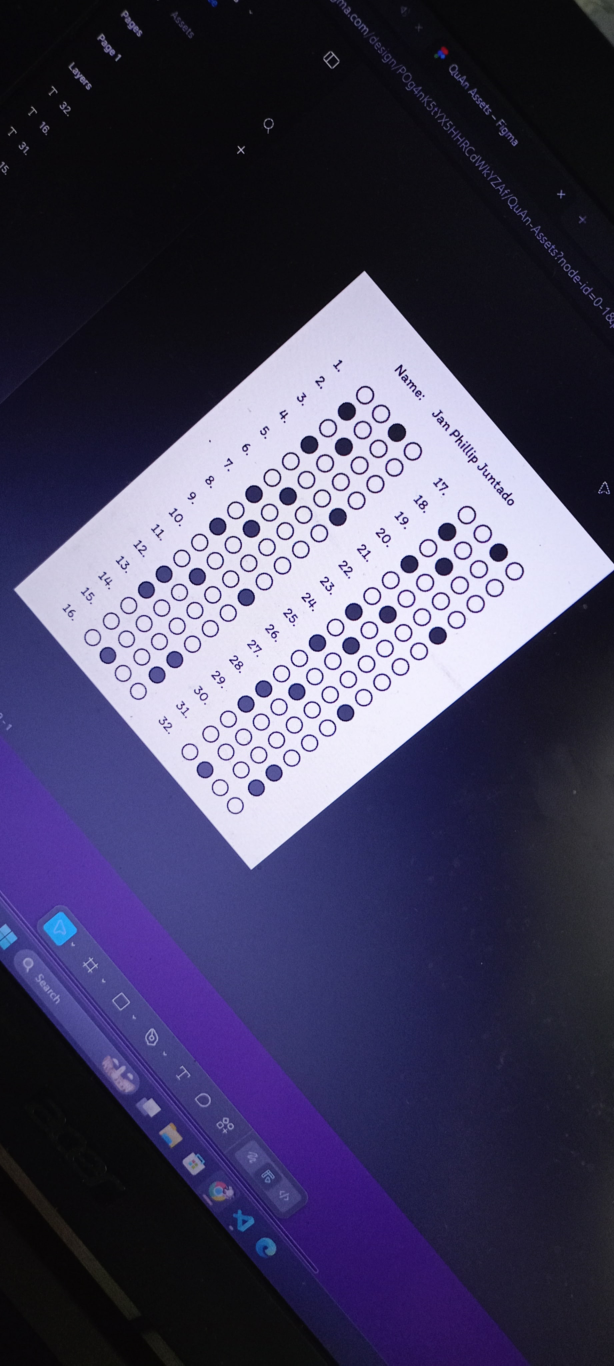
#> input picture images/photo_tilted.jpg, 1842 x 4096 px (shown at 1/3 size)
$ python obb_detection.py
#> lines starting #> are read from the running program, lines starting #| are printed output that depends on the picture; after the words box and inside, x2 and y2 are one past the last pixel; in counts of white or black regions, pixels touching at a corner belong together
import cv2 as cv
import numpy as np
#get the scanned copy of an image
original_image = cv.imread("./images/photo_tilted.jpg")
#> original_image is the input picture: shape (4096, 1842, 3); mean B, G, R 93.2, 65.6, 69
if original_image.shape[0] > 900:
        #resize the image
        original_image = cv.resize(original_image,(int(original_image.shape[1]/2),int(original_image.shape[0]/2)))
#> original_image: shape (2048, 921, 3)
#show the image until a key is pressed
threshold = 130

#image to black and white
gray = cv.cvtColor(original_image,cv.COLOR_BGR2GRAY)
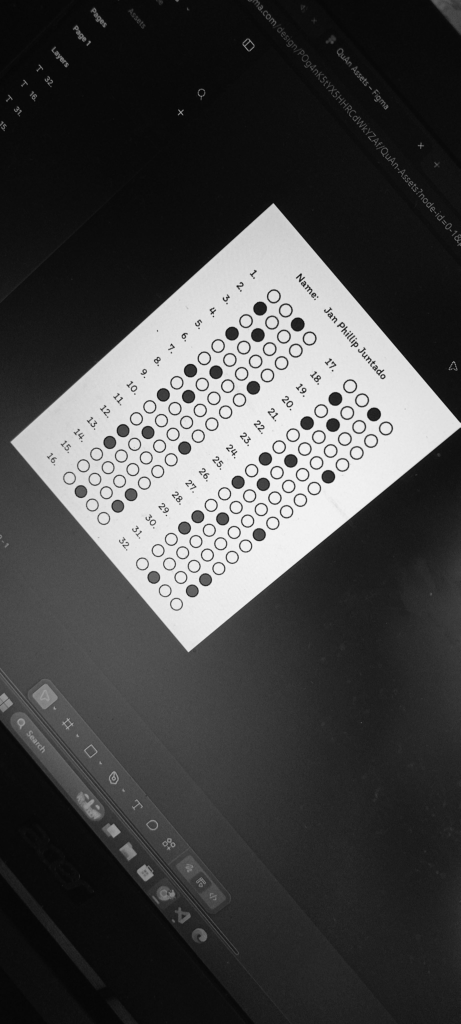
#> gray: shape (2048, 921) (shown at 1/2 size); min 4, max 246, mean 69.8
#create a threshed image
ret, threshed = cv.threshold(gray,threshold%255,255,cv.THRESH_BINARY)
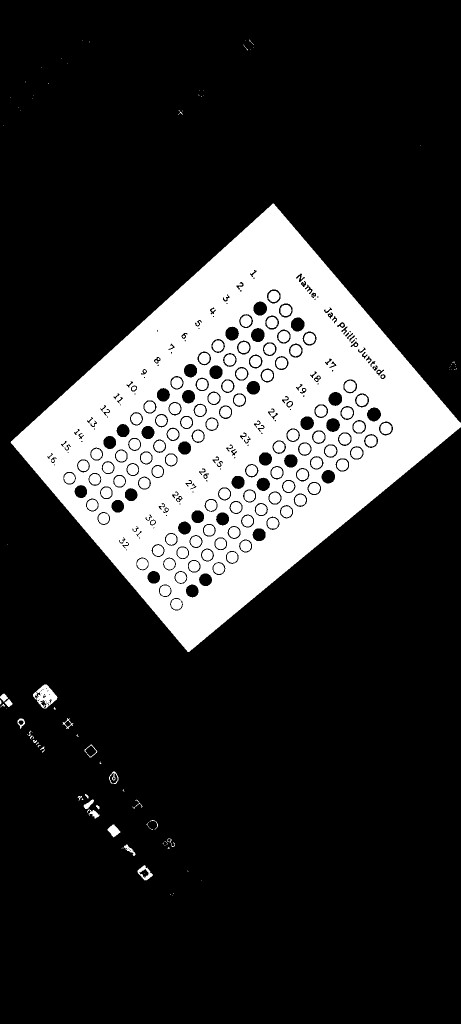
#> threshed: shape (2048, 921) (shown at 1/2 size); 19.6% white; 210 white regions (82 under 20 px)
#> ret = 130
#display threshold value along image

def detectImageCircles():
    #show the threshed image
    #detect circles in this image
    circles = cv.HoughCircles(threshed,cv.HOUGH_GRADIENT,1,20,
                            param1=50,param2=30,minRadius=2,maxRadius=60)
    circles = np.uint16(np.around(circles))
    for i in circles[0,:]:
        # draw the outer circle
        cv.circle(original_image,(i[0],i[1]),i[2],(0,255,0),2)
        # draw the center of the circle
        cv.circle(original_image,(i[0],i[1]),2,(0,0,255),3)


def detectRect():
    #detect rectangles in the image
    #load the threshed image
    contours, hierarchy = cv.findContours(threshed,cv.RETR_TREE,cv.CHAIN_APPROX_SIMPLE)
    cnt = contours[4]
    cv.drawContours(original_image, [cnt], 0, (0,255,0), 3)

detectRect()
#> in detectRect, `contours, hierarchy = cv.findContours(threshed,cv.RETR_TREE,cv.CHAIN_A..`: contours = 492 contours, 162 with area under 20; largest, box (x1, y1, x2, y2) and area: (21, 407, 921, 1304) 402821, (66, 1369, 115, 1417) 1333, (557, 606, 586, 636) 648, (604, 662, 634, 692) 644, (709, 786, 739, 816) 642
#> in detectRect, `cnt = contours[4]`: cnt = [[375, 1741], [375, 1742], [376, 1742]]
#> in detectRect, `cv.drawContours(original_image, [cnt], 0, (0,255,0), 3)`:
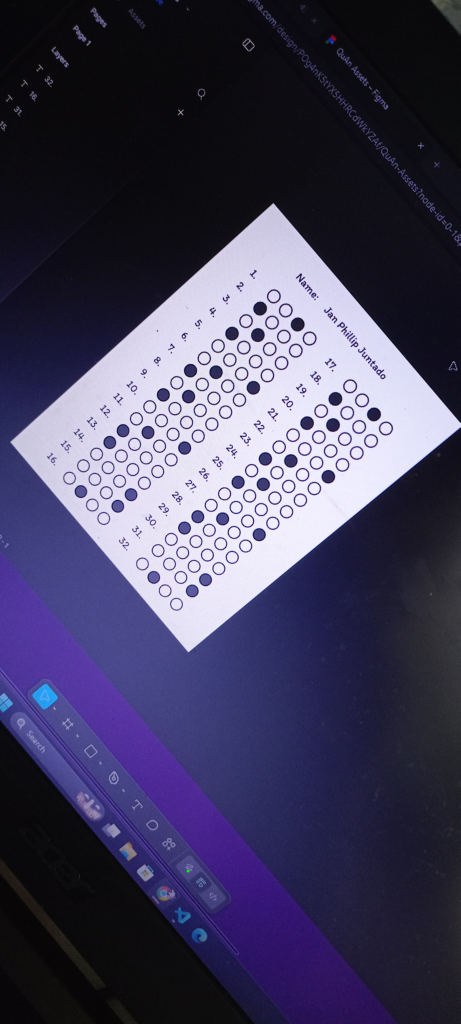
#> original_image: shape (2048, 921, 3) (shown at 1/2 size); mean B, G, R 93.4, 65.7, 69.2
while True:
    detectImageCircles()
#> in detectImageCircles, `circles = cv.HoughCircles(threshed,cv.HOUGH_GRADIENT,1,20, param1=50,p..`: circles = 57 rows, first 8: [391.5, 1082.5, 13.1], [414.5, 1109.5, 13.1], [322.5, 840.5, 10.9], [538.5, 697.5, 14.1], [545.5, 593.5, 12.7], [406.5, 716.5, 12.2], [565.5, 673.5, 12.5], [620.5, 676.5, 12.2]
#> in detectImageCircles, `circles = np.uint16(np.around(circles))`: circles = 57 rows, first 8: [392, 1082, 13], [414, 1110, 13], [322, 840, 11], [538, 698, 14], [546, 594, 13], [406, 716, 12], [566, 674, 12], [620, 676, 12]
#> the loop in detectImageCircles, `for i in circles[0,:]:` made 57 passes
#> i on passes 1 to 12: [392, 1082, 13], [414, 1110, 13], [322, 840, 11], [538, 698, 14], [546, 594, 13], [406, 716, 12], [566, 674, 12], [620, 676, 12], [472, 1014, 11], [570, 618, 12], [402, 768, 12], [482, 746, 12]
#> after the loop in detectImageCircles, `for i in circles[0,:]:`:
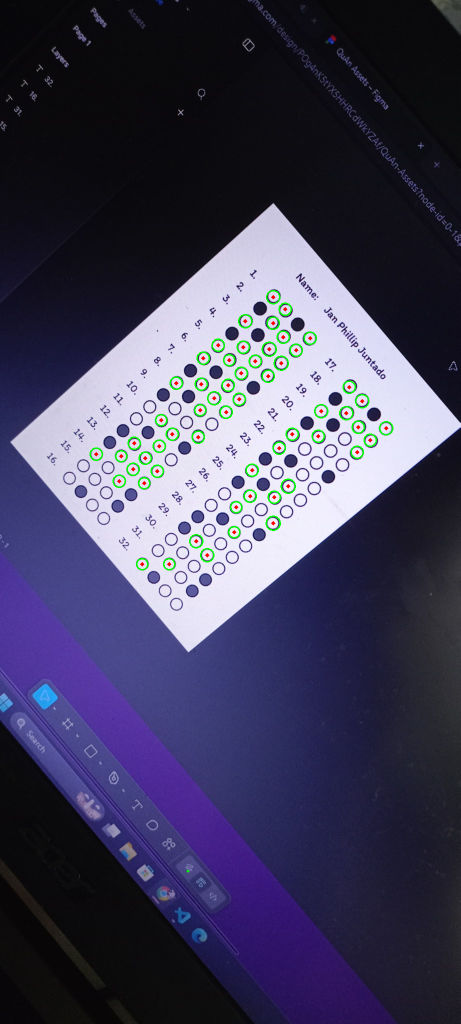
#> original_image: shape (2048, 921, 3) (shown at 1/2 size); 0.8% of pixels changed, all inside (x1, y1, x2, y2) = (179, 580, 787, 1141)
    cv.imshow("original",original_image)
    #Exit if 'q' is pressed
    if cv.waitKey(25) & 0xFF == ord('q'):
#> (key q is pressed here)
        break
    elif(cv.waitKey(25) & 0xFF == ord('i')):
        threshold += 1
    elif(cv.waitKey(25) & 0xFF == ord('o')):
        thresh_maxval += 1

$ run again, with images/photo_mini.jpg copied over images/photo_tilted.jpg
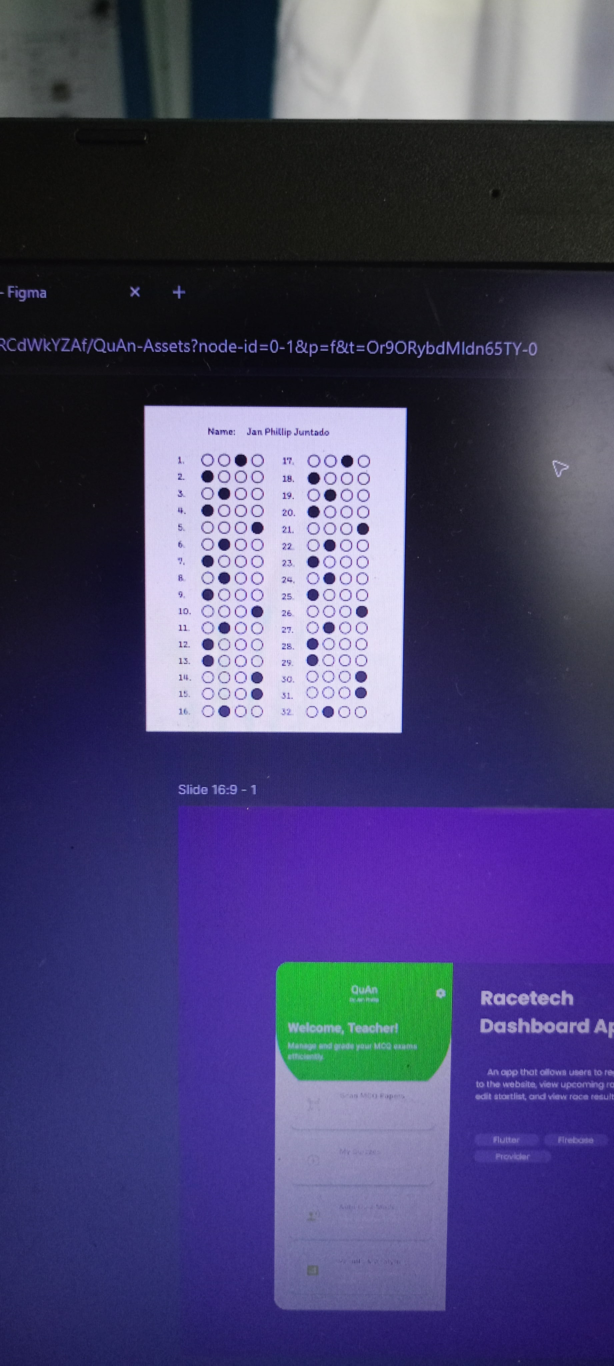
#> input picture images/photo_mini.jpg, 1842 x 4096 px (shown at 1/3 size)
#> original_image is the input picture: shape (4096, 1842, 3); mean B, G, R 108.3, 67.8, 71.8
#> `ret, threshed = cv.threshold(gray,threshold%255,255,cv.THRESH_BINARY)`:
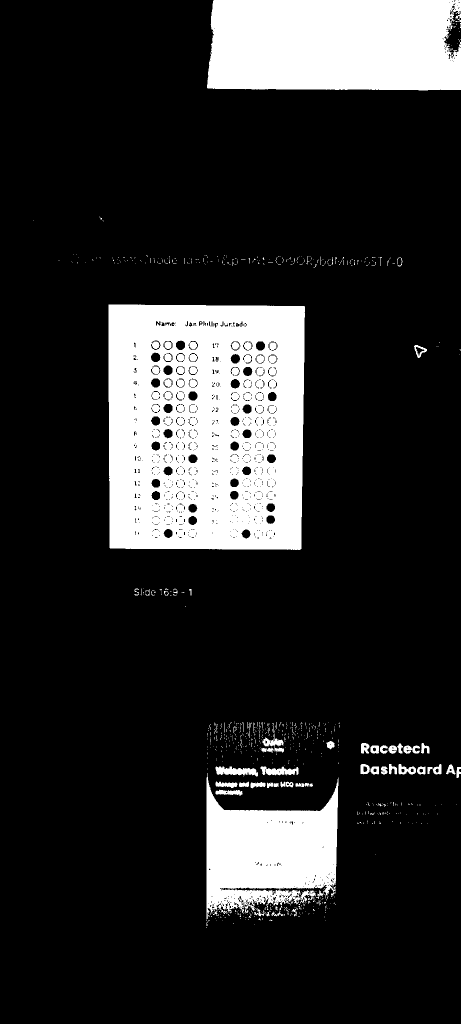
#> threshed: shape (2048, 921) (shown at 1/2 size); 17.2% white; 862 white regions (803 under 20 px)
#> ret = 130
#> contours = 2143 contours, 1933 with area under 20; largest, box (x1, y1, x2, y2) and area: (217, 609, 610, 1100) 188654, (414, 0, 921, 181) 87130, (413, 1546, 677, 1838) 47842, (431, 1533, 516, 1553) 951, (521, 1533, 597, 1551) 760
#> cnt = [[651, 1840]]
#> in detectImageCircles, `circles = cv.HoughCircles(threshed,cv.HOUGH_GRADIENT,1,20, param1=50,p..`: circles = 20 rows, first 8: [452.5, 1477.5, 31.6], [525.5, 1469.5, 23], [502.5, 1476.5, 21.7], [570.5, 1459.5, 23.6], [487.5, 1462.5, 17.2], [549.5, 1821.5, 19.4], [553.5, 1471.5, 17.2], [519.5, 1809.5, 14.1]
#> in detectImageCircles, `circles = np.uint16(np.around(circles))`: circles = 20 rows, first 8: [452, 1478, 32], [526, 1470, 23], [502, 1476, 22], [570, 1460, 24], [488, 1462, 17], [550, 1822, 19], [554, 1472, 17], [520, 1810, 14]
#> the loop in detectImageCircles, `for i in circles[0,:]:` made 20 passes
#> after the loop in detectImageCircles, `for i in circles[0,:]:`:
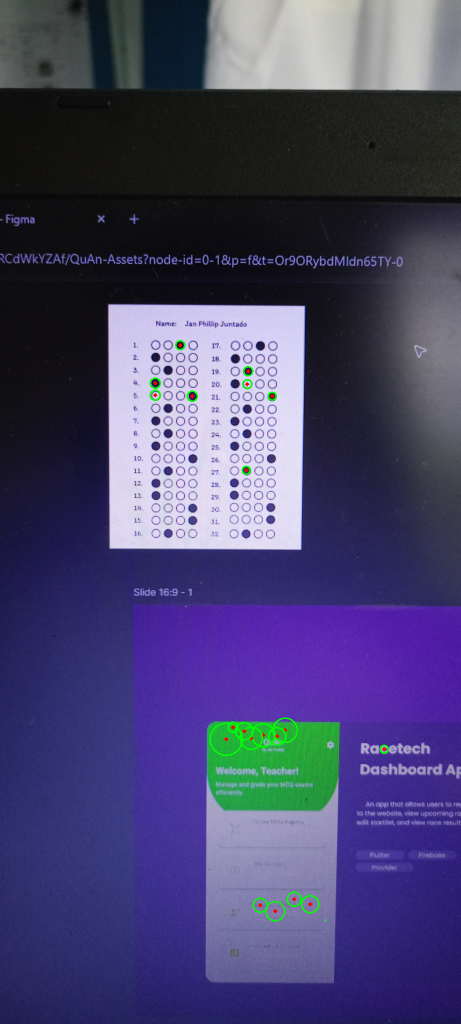
#> original_image: shape (2048, 921, 3) (shown at 1/2 size); mean B, G, R 108, 68.2, 71.7
